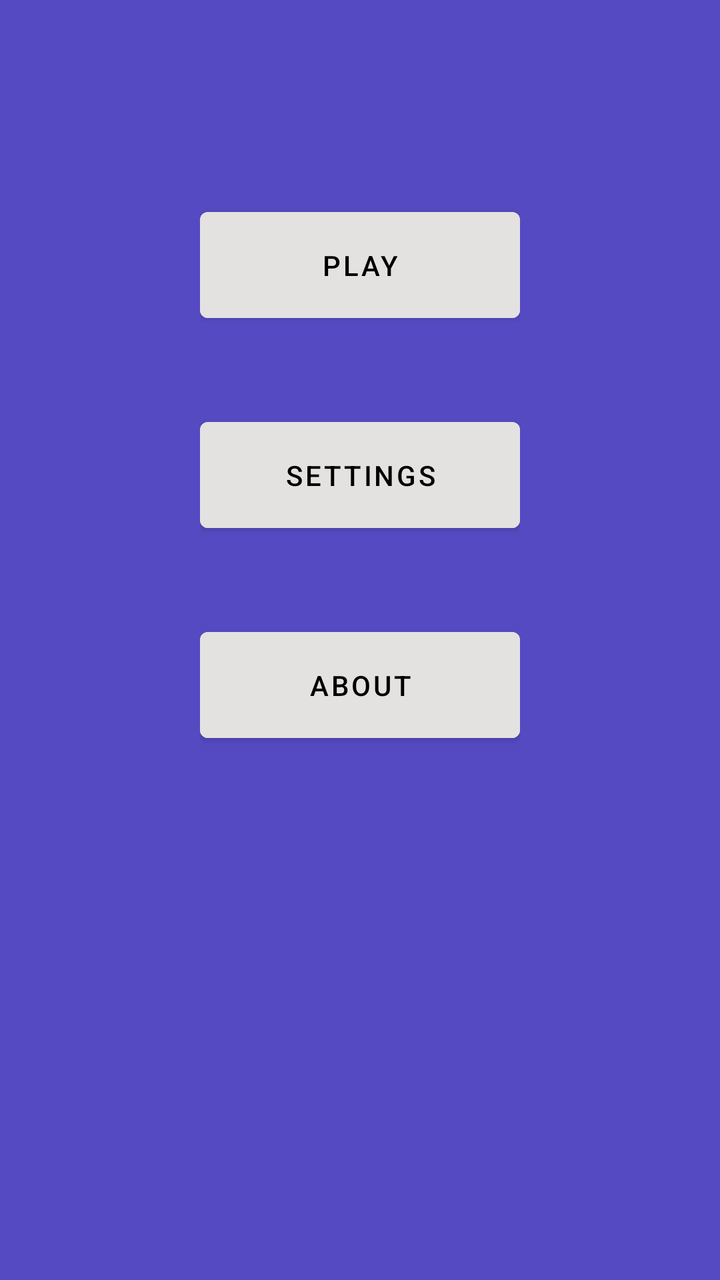
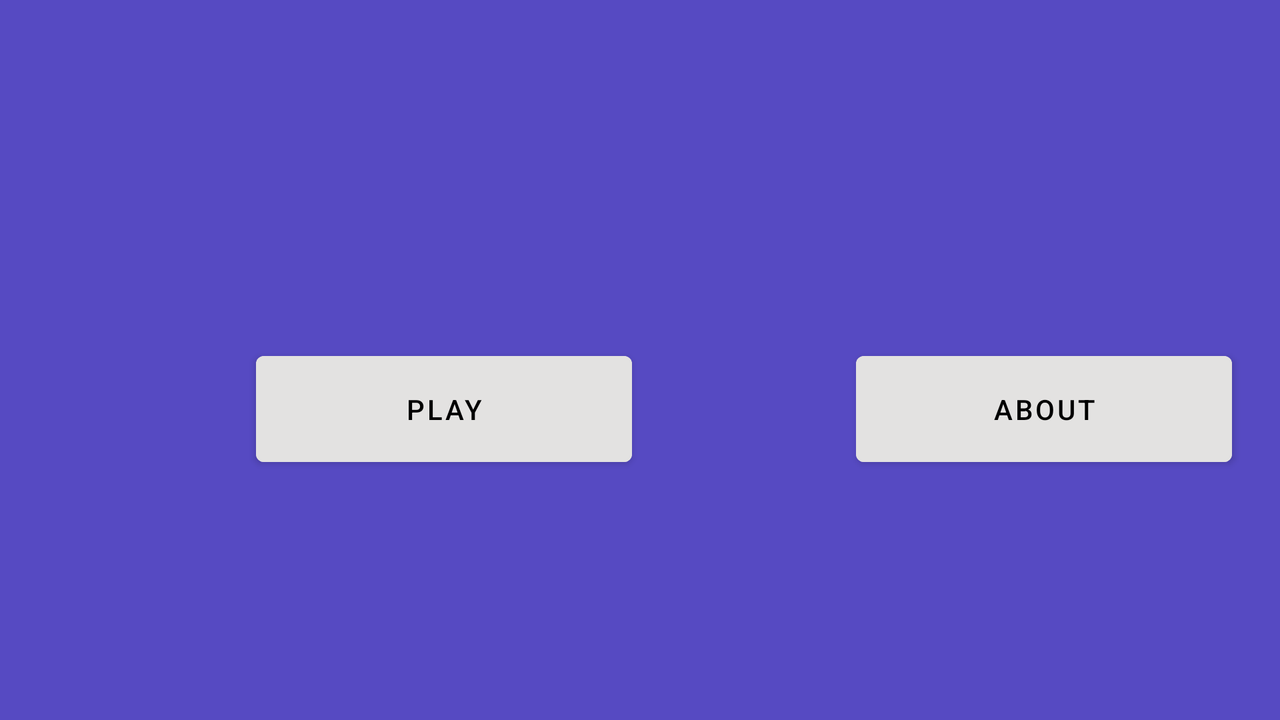

An Android layout and its configuration variant, each rendered on a device that would load it. The default file and the variant file are quoted in full after the pictures.
<!-- AndroidManifest.xml: application theme Theme.RPSpartner -->
<!-- res/layout/activity_menu.xml -->
<?xml version="1.0" encoding="utf-8"?>
<androidx.constraintlayout.widget.ConstraintLayout xmlns:android="http://schemas.android.com/apk/res/android"
    xmlns:app="http://schemas.android.com/apk/res-auto"
    xmlns:tools="http://schemas.android.com/tools"
    android:layout_width="match_parent"
    android:layout_height="match_parent"
    android:background="@color/purpleMod"
    tools:context=".menuActivity">


    <RelativeLayout
        android:id="@+id/rlayMenuOpts"
        android:layout_width="match_parent"
        android:layout_height="match_parent"
        tools:layout_editor_absoluteX="0dp"
        tools:layout_editor_absoluteY="0dp"
        android:padding="100dp">

        <Button
            android:id="@+id/btnPlay"
            android:layout_width="188dp"
            android:layout_height="65dp"
            android:backgroundTint="@color/silverMod"
            android:layout_centerHorizontal="true"
            android:text="Play"
            android:textColor="@color/black"
            app:layout_constraintStart_toStartOf="parent"
            app:layout_constraintTop_toTopOf="parent" />

        <Button
            android:id="@+id/btnAbout"
            android:layout_width="188dp"
            android:layout_height="65dp"
            android:layout_centerHorizontal="true"
            android:layout_marginTop="40dp"
            android:backgroundTint="@color/silverMod"
            android:layout_below="@+id/btnSettings"
            android:text="About"
            android:textColor="@color/black"
            app:layout_constraintStart_toStartOf="parent"
            app:layout_constraintTop_toTopOf="parent" />

        <Button
            android:id="@+id/btnSettings"
            android:layout_width="188dp"
            android:layout_height="65dp"
            android:layout_centerHorizontal="true"
            android:layout_marginTop="40dp"
            android:backgroundTint="@color/silverMod"
            android:layout_below="@+id/btnPlay"
            android:text="Settings"
            android:textColor="@color/black"
            app:layout_constraintStart_toStartOf="parent"
            app:layout_constraintTop_toTopOf="parent" />

    </RelativeLayout>


</androidx.constraintlayout.widget.ConstraintLayout>
<!-- resources referenced by this layout -->
<resources>
  <color name="black">#FF000000</color>
  <color name="purpleMod">#564ac2</color>
  <color name="silverMod">#e3e2e1</color>
  <style name="Theme.RPSpartner" parent="Theme.MaterialComponents.DayNight.DarkActionBar">
          
          <item name="colorPrimary">@color/purple_500</item>
          <item name="colorPrimaryVariant">@color/purple_700</item>
          <item name="colorOnPrimary">@color/white</item>
          
          <item name="colorSecondary">@color/teal_200</item>
          <item name="colorSecondaryVariant">@color/teal_700</item>
          <item name="colorOnSecondary">@color/black</item>
          
          <item name="android:statusBarColor">?attr/colorPrimaryVariant</item>
          
          <item name="colorAccent">@color/orangish</item>
      </style>
  <color name="purple_500">#FF6200EE</color>
  <color name="purple_700">#FF3700B3</color>
  <color name="white">#FFFFFFFF</color>
  <color name="teal_200">#FF03DAC5</color>
  <color name="teal_700">#FF018786</color>
  <color name="orangish">#F58B11</color>
</resources>
<!-- res/layout-land/activity_menu.xml (the repository's variant of the layout above) -->
<!-- drawn on the phone turned sideways -->
<?xml version="1.0" encoding="utf-8"?>
<androidx.constraintlayout.widget.ConstraintLayout xmlns:android="http://schemas.android.com/apk/res/android"
    xmlns:app="http://schemas.android.com/apk/res-auto"
    xmlns:tools="http://schemas.android.com/tools"
    android:layout_width="match_parent"
    android:layout_height="match_parent"
    android:background="@color/purpleMod"
    tools:context=".menuActivity">

    <Button
        android:id="@+id/btnPlay"
        android:layout_width="188dp"
        android:layout_height="65dp"
        android:layout_marginStart="128dp"
        android:layout_marginTop="172dp"
        android:backgroundTint="@color/silverMod"
        android:text="Play"
        android:textColor="@color/black"
        app:layout_constraintStart_toStartOf="parent"
        app:layout_constraintTop_toTopOf="parent" />

    <Button
        android:id="@+id/btnAbout"
        android:layout_width="188dp"
        android:layout_height="65dp"
        android:layout_marginStart="428dp"
        android:layout_marginTop="172dp"
        android:backgroundTint="@color/silverMod"
        android:text="About"
        android:textColor="@color/black"
        app:layout_constraintStart_toStartOf="parent"
        app:layout_constraintTop_toTopOf="parent" />
</androidx.constraintlayout.widget.ConstraintLayout>
